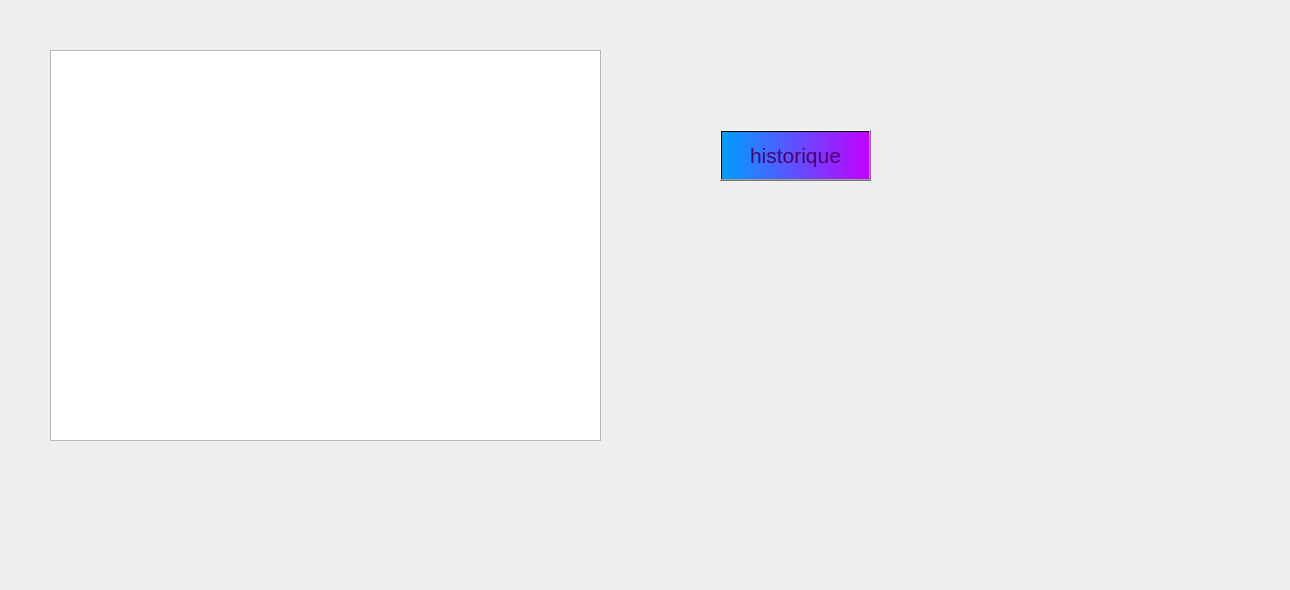
   <widget class="QWidget" name="tab_4">
    <attribute name="title">
     <string>historique</string>
    </attribute>
    <widget class="QTableView" name="hist">
     <property name="geometry">
      <rect>
       <x>50</x>
       <y>50</y>
       <width>551</width>
       <height>391</height>
      </rect>
     </property>
    </widget>
    <widget class="QPushButton" name="pushButton">
     <property name="geometry">
      <rect>
       <x>720</x>
       <y>130</y>
       <width>151</width>
       <height>51</height>
      </rect>
     </property>
     <property name="font">
      <font>
       <pointsize>16</pointsize>
      </font>
     </property>
     <property name="styleSheet">
      <string notr="true">background-color: qlineargradient(spread:pad, x1:0, y1:0, x2:1, y2:0, stop:0 rgba(0, 158, 255, 255), stop:1 rgba(195, 0, 255, 255));
color: rgb(74, 0, 111);</string>
     </property>
     <property name="text">
      <string>historique</string>
     </property>
    </widget>
    <widget class="QLabel" name="label_photo_14">
     <property name="geometry">
      <rect>
       <x>-40</x>
       <y>10</y>
       <width>1281</width>
       <height>571</height>
      </rect>
     </property>
     <property name="font">
      <font>
       <pointsize>1</pointsize>
      </font>
     </property>
     <property name="text">
      <string/>
     </property>
     <property name="pixmap">
      <pixmap>../../../../../../../../../../resources/food-party-cake-bakery-chocolate-black-cupcakes-cup-sweet-de.jpg</pixmap>
     </property>
    </widget>
    <zorder>label_photo_14</zorder>
    <zorder>hist</zorder>
    <zorder>pushButton</zorder>
   </widget>
